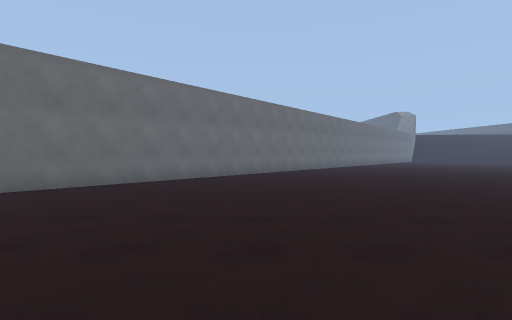
View 1 (above)

16 first-person views from a walk through a 3-D level made in the Unity game engine. The camera is 1.5 m above the floor, tilts 2° down and sees 85° across. The floor is counted in squares, 2 m on a side. Each view is taken from the middle of a square. On the plan, view 1 faces up. The plan holds only what a view shows up to about 10 squares ahead; the rest is blank. The place goes on beyond the plan. Surface patterns are stand-ins for the level's own textures.

View 2
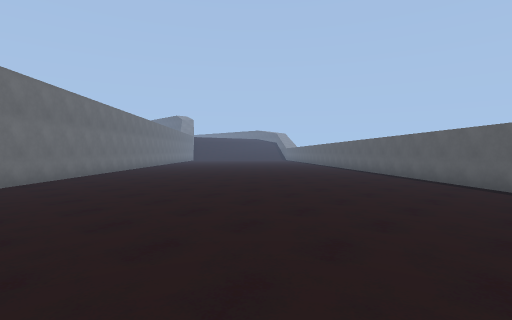

View 3
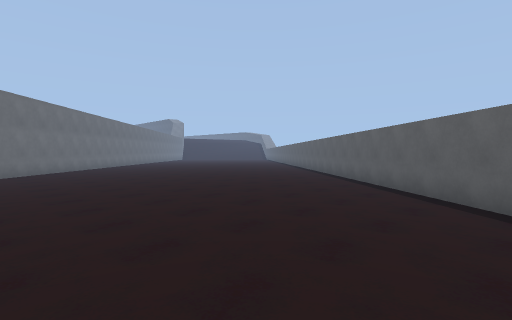

View 4
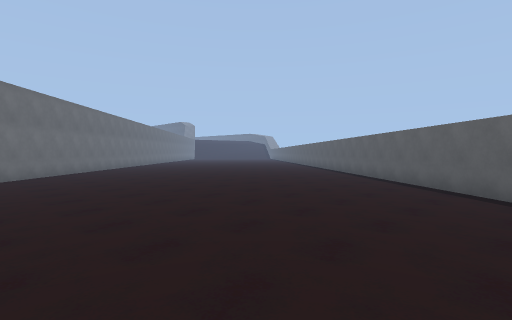

View 5
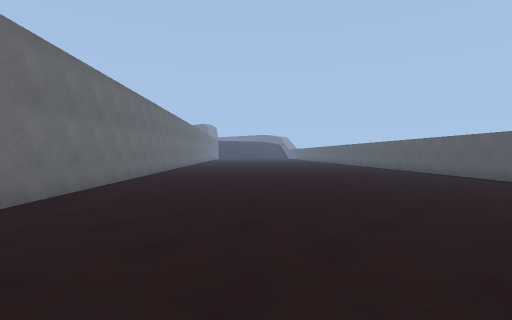

View 6
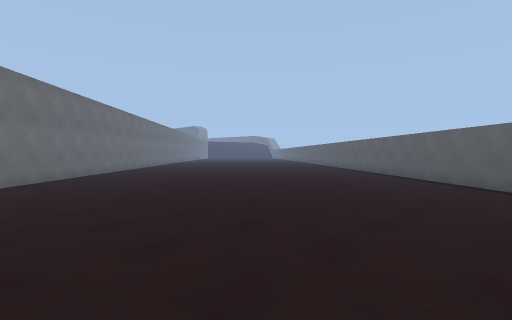

View 7
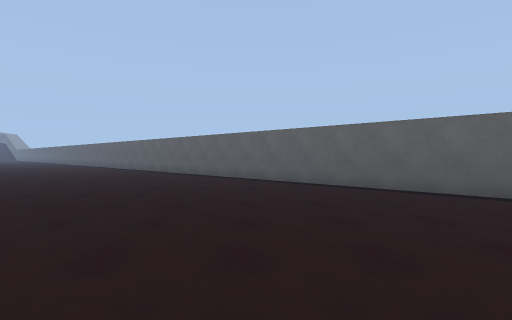

View 8
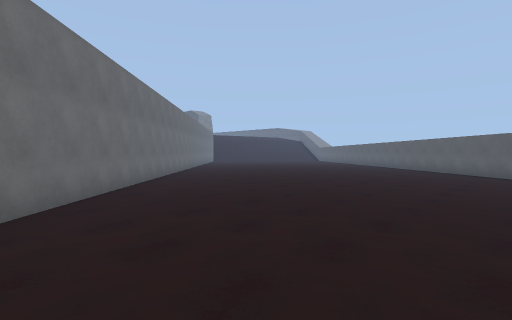

View 9
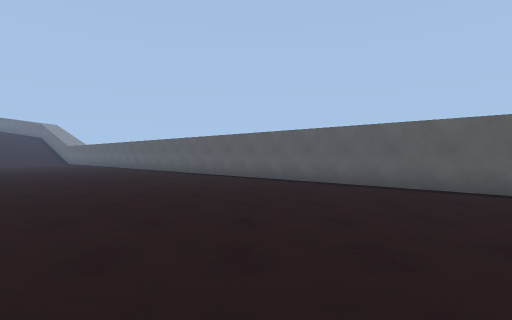

View 10
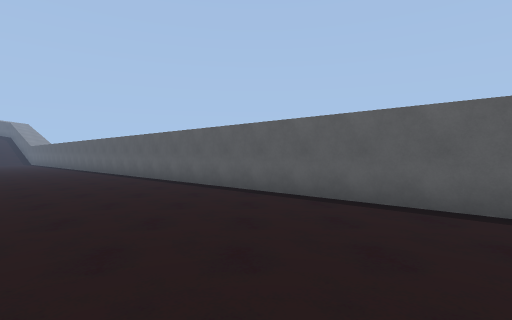

View 11
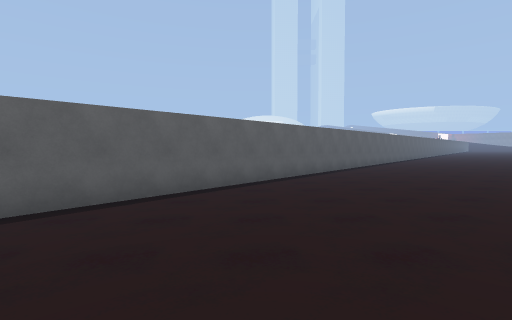

View 12
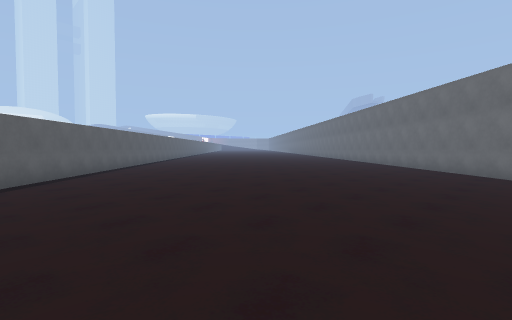

View 13
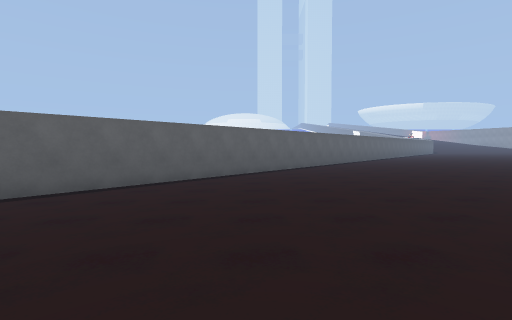

View 14
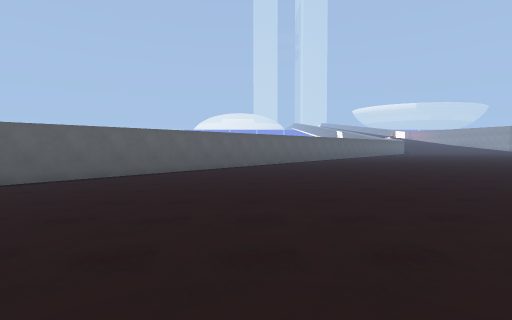

View 15
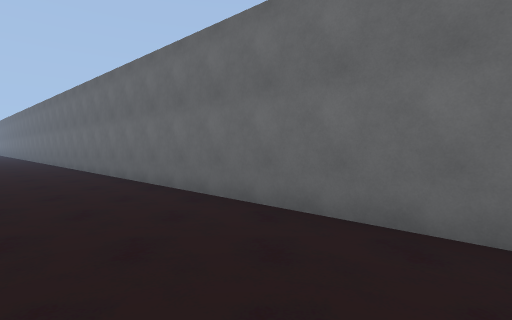

View 16
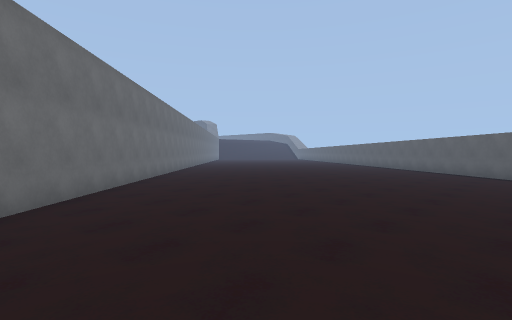

### Floor plan
Key: @ floor where view 1 was taken; # wall or solid block; . main floor; : floor 0.25 m higher than the main floor; - floor 0.25 m lower than the main floor; + floor 0.5 m higher than the main floor; _ floor 0.5 m lower than the main floor.
Columns run from 20 left of view 1 to 11 right of it. Each row starts with its distance up from view 1.
 12                      ##--------_
 11                     ##----------
 10                    ##-----------
  9                   ##------------
  8                  ##.------------
  7                 ##...----------#
  6                ##.....---------#
  5               ##.......-------##
  4              ##.........-----##
  3              #...........---##
  2             ##............-##
  1            ##.............##
  0           ##:.......@....##
 -1          ##:::..........##
 -2         ##:::::........##
 -3        ##:::::::......##
 -4       ##:::::::::.....#
 -5      ##:::::::::::...##
 -6     ##:::::::::::::.##
 -7     #::::::::::::::##
 -8    ##+::::::::::::##
 -9    #+++::::::::::##
-10    +++++::::::::##
-11    ++++++::::::##
-12    +++++++::::##
-13   +++++++++::##
-14   ++++++++++:#
-15  +++++++++++##
-16 +++++++++++##
-17 ++++++++++##

Positions as (right, up) in squares from view 1, and headings:
1: (0, 0), facing up
2: (-2, 0), facing up-right
3: (-3, -4), facing up-right
4: (-6, -6), facing up-right
5: (-10, -6), facing up-right
6: (-11, -10), facing up-right
7: (-11, -9), facing right
8: (-1, 5), facing up-right
9: (2, 6), facing right
10: (3, 4), facing right
11: (3, 4), facing down
12: (10, 12), facing down-left
13: (-9, -7), facing down
14: (-12, -7), facing down
15: (-7, -2), facing left
16: (-7, -2), facing up-right
